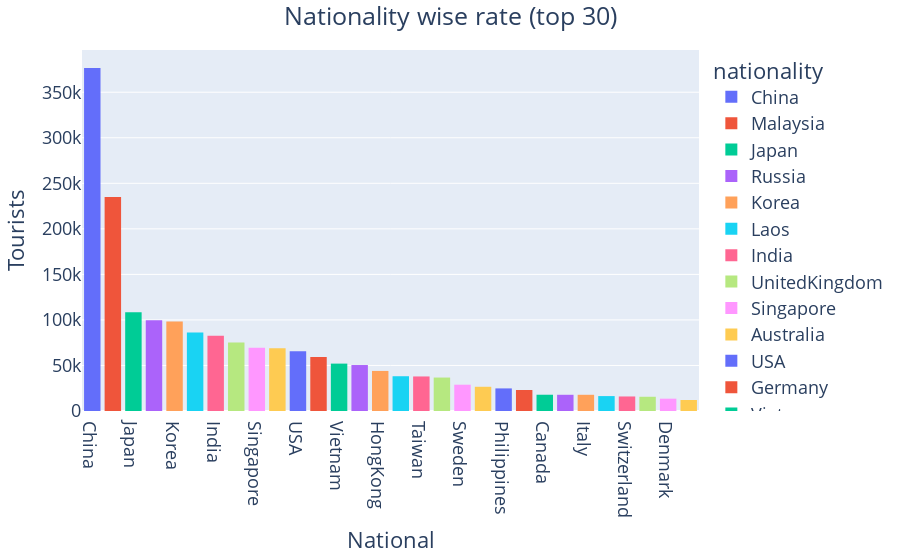

The notebook cell saved with this chart:
### Code cell
fig4 = px.histogram(group3.head(30), x='nationality', y='tourists', color='nationality')
fig4.update_layout(title_text='Nationality wise rate (top 30)',title_x=0.5,font=dict(size=18),
                   xaxis_title='National',yaxis_title='Tourists',margin=dict(l=20,r=20,b=20,t=50))

### Figure 1 — Plotly figure (JSON) as saved in the notebook; plotly's stock layout.template omitted (floating-point values rounded to 4 significant figures)
{"data": [{"alignmentgroup": "True", "bingroup": "x", "histfunc": "sum", "hovertemplate": "nationality=%{x}<br>sum of tourists=%{y}<extra></extra>", "legendgroup": "China", "marker": {"color": "#636efa", "pattern": {"shape": ""}}, "name": "China", "offsetgroup": "China", "orientation": "v", "showlegend": true, "type": "histogram", "x": ["China"], "xaxis": "x", "y": [376500.0], "yaxis": "y"}, {"alignmentgroup": "True", "bingroup": "x", "histfunc": "sum", "hovertemplate": "nationality=%{x}<br>sum of tourists=%{y}<extra></extra>", "legendgroup": "Malaysia", "marker": {"color": "#EF553B", "pattern": {"shape": ""}}, "name": "Malaysia", "offsetgroup": "Malaysia", "orientation": "v", "showlegend": true, "type": "histogram", "x": ["Malaysia"], "xaxis": "x", "y": [235000.0], "yaxis": "y"}, {"alignmentgroup": "True", "bingroup": "x", "histfunc": "sum", "hovertemplate": "nationality=%{x}<br>sum of tourists=%{y}<extra></extra>", "legendgroup": "Japan", "marker": {"color": "#00cc96", "pattern": {"shape": ""}}, "name": "Japan", "offsetgroup": "Japan", "orientation": "v", "showlegend": true, "type": "histogram", "x": ["Japan"], "xaxis": "x", "y": [108400.0], "yaxis": "y"}, {"alignmentgroup": "True", "bingroup": "x", "histfunc": "sum", "hovertemplate": "nationality=%{x}<br>sum of tourists=%{y}<extra></extra>", "legendgroup": "Russia", "marker": {"color": "#ab63fa", "pattern": {"shape": ""}}, "name": "Russia", "offsetgroup": "Russia", "orientation": "v", "showlegend": true, "type": "histogram", "x": ["Russia"], "xaxis": "x", "y": [99710.0], "yaxis": "y"}, {"alignmentgroup": "True", "bingroup": "x", "histfunc": "sum", "hovertemplate": "nationality=%{x}<br>sum of tourists=%{y}<extra></extra>", "legendgroup": "Korea", "marker": {"color": "#FFA15A", "pattern": {"shape": ""}}, "name": "Korea", "offsetgroup": "Korea", "orientation": "v", "showlegend": true, "type": "histogram", "x": ["Korea"], "xaxis": "x", "y": [98160.0], "yaxis": "y"}, {"alignmentgroup": "True", "bingroup": "x", "histfunc": "sum", "hovertemplate": "nationality=%{x}<br>sum of tourists=%{y}<extra></extra>", "legendgroup": "Laos", "marker": {"color": "#19d3f3", "pattern": {"shape": ""}}, "name": "Laos", "offsetgroup": "Laos", "orientation": "v", "showlegend": true, "type": "histogram", "x": ["Laos"], "xaxis": "x", "y": [86330.0], "yaxis": "y"}, {"alignmentgroup": "True", "bingroup": "x", "histfunc": "sum", "hovertemplate": "nationality=%{x}<br>sum of tourists=%{y}<extra></extra>", "legendgroup": "India", "marker": {"color": "#FF6692", "pattern": {"shape": ""}}, "name": "India", "offsetgroup": "India", "orientation": "v", "showlegend": true, "type": "histogram", "x": ["India"], "xaxis": "x", "y": [82570.0], "yaxis": "y"}, {"alignmentgroup": "True", "bingroup": "x", "histfunc": "sum", "hovertemplate": "nationality=%{x}<br>sum of tourists=%{y}<extra></extra>", "legendgroup": "UnitedKingdom", "marker": {"color": "#B6E880", "pattern": {"shape": ""}}, "name": "UnitedKingdom", "offsetgroup": "UnitedKingdom", "orientation": "v", "showlegend": true, "type": "histogram", "x": ["UnitedKingdom"], "xaxis": "x", "y": [75090.0], "yaxis": "y"}, {"alignmentgroup": "True", "bingroup": "x", "histfunc": "sum", "hovertemplate": "nationality=%{x}<br>sum of tourists=%{y}<extra></extra>", "legendgroup": "Singapore", "marker": {"color": "#FF97FF", "pattern": {"shape": ""}}, "name": "Singapore", "offsetgroup": "Singapore", "orientation": "v", "showlegend": true, "type": "histogram", "x": ["Singapore"], "xaxis": "x", "y": [69340.0], "yaxis": "y"}, {"alignmentgroup": "True", "bingroup": "x", "histfunc": "sum", "hovertemplate": "nationality=%{x}<br>sum of tourists=%{y}<extra></extra>", "legendgroup": "Australia", "marker": {"color": "#FECB52", "pattern": {"shape": ""}}, "name": "Australia", "offsetgroup": "Australia", "orientation": "v", "showlegend": true, "type": "histogram", "x": ["Australia"], "xaxis": "x", "y": [68940.0], "yaxis": "y"}, {"alignmentgroup": "True", "bingroup": "x", "histfunc": "sum", "hovertemplate": "nationality=%{x}<br>sum of tourists=%{y}<extra></extra>", "legendgroup": "USA", "marker": {"color": "#636efa", "pattern": {"shape": ""}}, "name": "USA", "offsetgroup": "USA", "orientation": "v", "showlegend": true, "type": "histogram", "x": ["USA"], "xaxis": "x", "y": [65580.0], "yaxis": "y"}, {"alignmentgroup": "True", "bingroup": "x", "histfunc": "sum", "hovertemplate": "nationality=%{x}<br>sum of tourists=%{y}<extra></extra>", "legendgroup": "Germany", "marker": {"color": "#EF553B", "pattern": {"shape": ""}}, "name": "Germany", "offsetgroup": "Germany", "orientation": "v", "showlegend": true, "type": "histogram", "x": ["Germany"], "xaxis": "x", "y": [59210.0], "yaxis": "y"}, {"alignmentgroup": "True", "bingroup": "x", "histfunc": "sum", "hovertemplate": "nationality=%{x}<br>sum of tourists=%{y}<extra></extra>", "legendgroup": "Vietnam", "marker": {"color": "#00cc96", "pattern": {"shape": ""}}, "name": "Vietnam", "offsetgroup": "Vietnam", "orientation": "v", "showlegend": true, "type": "histogram", "x": ["Vietnam"], "xaxis": "x", "y": [52030.0], "yaxis": "y"}, {"alignmentgroup": "True", "bingroup": "x", "histfunc": "sum", "hovertemplate": "nationality=%{x}<br>sum of tourists=%{y}<extra></extra>", "legendgroup": "France", "marker": {"color": "#ab63fa", "pattern": {"shape": ""}}, "name": "France", "offsetgroup": "France", "orientation": "v", "showlegend": true, "type": "histogram", "x": ["France"], "xaxis": "x", "y": [50470.0], "yaxis": "y"}, {"alignmentgroup": "True", "bingroup": "x", "histfunc": "sum", "hovertemplate": "nationality=%{x}<br>sum of tourists=%{y}<extra></extra>", "legendgroup": "HongKong", "marker": {"color": "#FFA15A", "pattern": {"shape": ""}}, "name": "HongKong", "offsetgroup": "HongKong", "orientation": "v", "showlegend": true, "type": "histogram", "x": ["HongKong"], "xaxis": "x", "y": [44000.0], "yaxis": "y"}, {"alignmentgroup": "True", "bingroup": "x", "histfunc": "sum", "hovertemplate": "nationality=%{x}<br>sum of tourists=%{y}<extra></extra>", "legendgroup": "Indonesia", "marker": {"color": "#19d3f3", "pattern": {"shape": ""}}, "name": "Indonesia", "offsetgroup": "Indonesia", "orientation": "v", "showlegend": true, "type": "histogram", "x": ["Indonesia"], "xaxis": "x", "y": [38160.0], "yaxis": "y"}, {"alignmentgroup": "True", "bingroup": "x", "histfunc": "sum", "hovertemplate": "nationality=%{x}<br>sum of tourists=%{y}<extra></extra>", "legendgroup": "Taiwan", "marker": {"color": "#FF6692", "pattern": {"shape": ""}}, "name": "Taiwan", "offsetgroup": "Taiwan", "orientation": "v", "showlegend": true, "type": "histogram", "x": ["Taiwan"], "xaxis": "x", "y": [37930.0], "yaxis": "y"}, {"alignmentgroup": "True", "bingroup": "x", "histfunc": "sum", "hovertemplate": "nationality=%{x}<br>sum of tourists=%{y}<extra></extra>", "legendgroup": "Cambodia", "marker": {"color": "#B6E880", "pattern": {"shape": ""}}, "name": "Cambodia", "offsetgroup": "Cambodia", "orientation": "v", "showlegend": true, "type": "histogram", "x": ["Cambodia"], "xaxis": "x", "y": [36750.0], "yaxis": "y"}, {"alignmentgroup": "True", "bingroup": "x", "histfunc": "sum", "hovertemplate": "nationality=%{x}<br>sum of tourists=%{y}<extra></extra>", "legendgroup": "Sweden", "marker": {"color": "#FF97FF", "pattern": {"shape": ""}}, "name": "Sweden", "offsetgroup": "Sweden", "orientation": "v", "showlegend": true, "type": "histogram", "x": ["Sweden"], "xaxis": "x", "y": [28880.0], "yaxis": "y"}, {"alignmentgroup": "True", "bingroup": "x", "histfunc": "sum", "hovertemplate": "nationality=%{x}<br>sum of tourists=%{y}<extra></extra>", "legendgroup": "EastEurope", "marker": {"color": "#FECB52", "pattern": {"shape": ""}}, "name": "EastEurope", "offsetgroup": "EastEurope", "orientation": "v", "showlegend": true, "type": "histogram", "x": ["EastEurope"], "xaxis": "x", "y": [26600.0], "yaxis": "y"}, {"alignmentgroup": "True", "bingroup": "x", "histfunc": "sum", "hovertemplate": "nationality=%{x}<br>sum of tourists=%{y}<extra></extra>", "legendgroup": "Philippines", "marker": {"color": "#636efa", "pattern": {"shape": ""}}, "name": "Philippines", "offsetgroup": "Philippines", "orientation": "v", "showlegend": true, "type": "histogram", "x": ["Philippines"], "xaxis": "x", "y": [24800.0], "yaxis": "y"}, {"alignmentgroup": "True", "bingroup": "x", "histfunc": "sum", "hovertemplate": "nationality=%{x}<br>sum of tourists=%{y}<extra></extra>", "legendgroup": "MEOthers", "marker": {"color": "#EF553B", "pattern": {"shape": ""}}, "name": "MEOthers", "offsetgroup": "MEOthers", "orientation": "v", "showlegend": true, "type": "histogram", "x": ["MEOthers"], "xaxis": "x", "y": [23040.0], "yaxis": "y"}, {"alignmentgroup": "True", "bingroup": "x", "histfunc": "sum", "hovertemplate": "nationality=%{x}<br>sum of tourists=%{y}<extra></extra>", "legendgroup": "Canada", "marker": {"color": "#00cc96", "pattern": {"shape": ""}}, "name": "Canada", "offsetgroup": "Canada", "orientation": "v", "showlegend": true, "type": "histogram", "x": ["Canada"], "xaxis": "x", "y": [17860.0], "yaxis": "y"}, {"alignmentgroup": "True", "bingroup": "x", "histfunc": "sum", "hovertemplate": "nationality=%{x}<br>sum of tourists=%{y}<extra></extra>", "legendgroup": "Netherlands", "marker": {"color": "#ab63fa", "pattern": {"shape": ""}}, "name": "Netherlands", "offsetgroup": "Netherlands", "orientation": "v", "showlegend": true, "type": "histogram", "x": ["Netherlands"], "xaxis": "x", "y": [17810.0], "yaxis": "y"}, {"alignmentgroup": "True", "bingroup": "x", "histfunc": "sum", "hovertemplate": "nationality=%{x}<br>sum of tourists=%{y}<extra></extra>", "legendgroup": "Italy", "marker": {"color": "#FFA15A", "pattern": {"shape": ""}}, "name": "Italy", "offsetgroup": "Italy", "orientation": "v", "showlegend": true, "type": "histogram", "x": ["Italy"], "xaxis": "x", "y": [17800.0], "yaxis": "y"}, {"alignmentgroup": "True", "bingroup": "x", "histfunc": "sum", "hovertemplate": "nationality=%{x}<br>sum of tourists=%{y}<extra></extra>", "legendgroup": "EuOthers", "marker": {"color": "#19d3f3", "pattern": {"shape": ""}}, "name": "EuOthers", "offsetgroup": "EuOthers", "orientation": "v", "showlegend": true, "type": "histogram", "x": ["EuOthers"], "xaxis": "x", "y": [16370.0], "yaxis": "y"}, {"alignmentgroup": "True", "bingroup": "x", "histfunc": "sum", "hovertemplate": "nationality=%{x}<br>sum of tourists=%{y}<extra></extra>", "legendgroup": "Switzerland", "marker": {"color": "#FF6692", "pattern": {"shape": ""}}, "name": "Switzerland", "offsetgroup": "Switzerland", "orientation": "v", "showlegend": true, "type": "histogram", "x": ["Switzerland"], "xaxis": "x", "y": [15940.0], "yaxis": "y"}, {"alignmentgroup": "True", "bingroup": "x", "histfunc": "sum", "hovertemplate": "nationality=%{x}<br>sum of tourists=%{y}<extra></extra>", "legendgroup": "Myanmar", "marker": {"color": "#B6E880", "pattern": {"shape": ""}}, "name": "Myanmar", "offsetgroup": "Myanmar", "orientation": "v", "showlegend": true, "type": "histogram", "x": ["Myanmar"], "xaxis": "x", "y": [15650.0], "yaxis": "y"}, {"alignmentgroup": "True", "bingroup": "x", "histfunc": "sum", "hovertemplate": "nationality=%{x}<br>sum of tourists=%{y}<extra></extra>", "legendgroup": "Denmark", "marker": {"color": "#FF97FF", "pattern": {"shape": ""}}, "name": "Denmark", "offsetgroup": "Denmark", "orientation": "v", "showlegend": true, "type": "histogram", "x": ["Denmark"], "xaxis": "x", "y": [13540.0], "yaxis": "y"}, {"alignmentgroup": "True", "bingroup": "x", "histfunc": "sum", "hovertemplate": "nationality=%{x}<br>sum of tourists=%{y}<extra></extra>", "legendgroup": "Finland", "marker": {"color": "#FECB52", "pattern": {"shape": ""}}, "name": "Finland", "offsetgroup": "Finland", "orientation": "v", "showlegend": true, "type": "histogram", "x": ["Finland"], "xaxis": "x", "y": [12080.0], "yaxis": "y"}], "layout": {"barmode": "relative", "font": {"size": 18}, "legend": {"title": {"text": "nationality"}, "tracegroupgap": 0}, "margin": {"b": 20, "l": 20, "r": 20, "t": 50}, "title": {"text": "Nationality wise rate (top 30)", "x": 0.5}, "xaxis": {"anchor": "y", "categoryarray": ["China", "Malaysia", "Japan", "Russia", "Korea", "Laos", "India", "UnitedKingdom", "Singapore", "Australia", "USA", "Germany", "Vietnam", "France", "HongKong", "Indonesia", "Taiwan", "Cambodia", "Sweden", "EastEurope", "Philippines", "MEOthers", "Canada", "Netherlands", "Italy", "EuOthers", "Switzerland", "Myanmar", "Denmark", "Finland"], "categoryorder": "array", "domain": [0, 1], "title": {"text": "National"}}, "yaxis": {"anchor": "x", "domain": [0, 1], "title": {"text": "Tourists"}}}}
